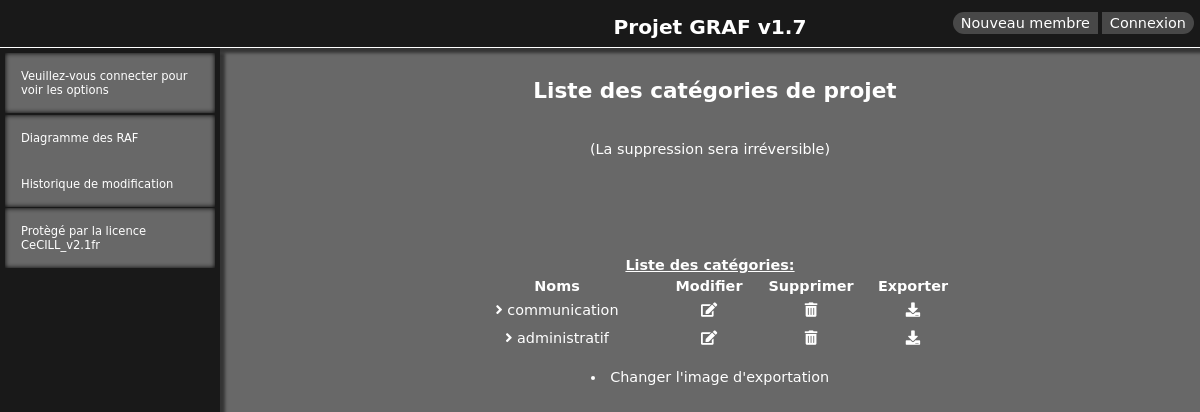
The page /managment/req-includeInProj.php on the database as committed earlier.
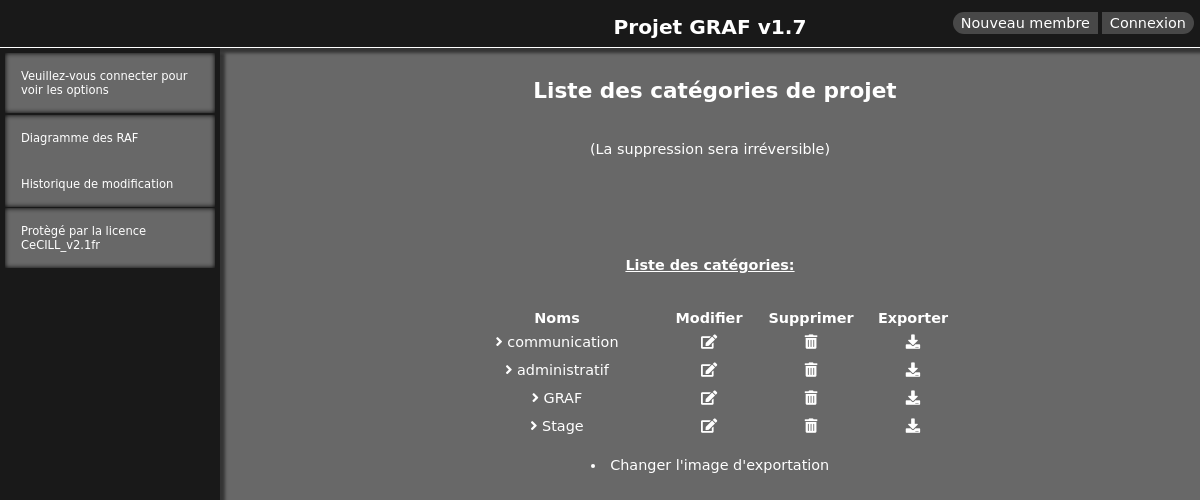
The same page on the database as committed later.
### tables this page shows
CREATE TABLE `includeInProjects` (
  `id` int(11) NOT NULL AUTO_INCREMENT,
  `name` varchar(255) NOT NULL,
  `color` varchar(7) NOT NULL,
  PRIMARY KEY (`id`)
);

### managment/req-includeInProj.php (the view, shortened to what this page needs)
<!doctype html>
<html lang="fr">
<head>
    <link rel="stylesheet" href="../css/style.css">
    <link rel="stylesheet" href="https://pro.fontawesome.com/releases/v5.10.0/css/all.css"
/>
    <link rel="stylesheet" type="text/css" href="../jquery-ui/jquery-ui.css" media="screen"/>
</head>
<body>
<?php
require '../navigation/top-left-nav.php';
require '../sql/config.php';
$reqDelIncl = $dbh->prepare("SELECT * FROM includeInProjects");
$reqDelIncl->execute();
?>
<main>
    <div class="index_col_center">
        <h2>Liste des catégories de projet</h2>
        <p>(La suppression sera irréversible)</p>
        <div class="del-managment">
            <h4> Liste des catégories: </h4>
            <?php
            echo '<table class="table-managment">'; ?>
            <th>Noms</th>
            <th>Modifier</th>
            <th>Supprimer</th>
            <th>Exporter</th>
            <?php
            while ($delIncl = $reqDelIncl->fetch()) {
                if ($delIncl['name'] != "aucune") {
                    $includeId = $delIncl['id'];
                    echo "<tr>";
                    ?>
                    <td class="td_name">
                        <i class="fas fa-angle-right"></i> <?php echo ' ' . $delIncl['name'] ?>
                    </td>
                    <td>
                        <a href="edit-includeInprojet.php?id=<?php echo $includeId; ?>">
                            <i class="fas fa-edit"></i>
                        </a>
                    </td>
                    <td>
                        <a class="confirmModal"  href="del-includeIn.php?id=<?php echo $includeId; ?>">
                            <i class="fas fa-trash-alt"></i>
                        </a>
                    </td>
                    <td>
                    <a href="./export/export-includeInprojet.php?id=<?php echo $includeId; ?>" target="_blank">
                            <i class="fas fa-download"></i>
                        </a>
                    </td>
                    <br>
                    <?php
                    echo "</tr>";
                }
            }
            echo "</table>"; ?>
            <li><a href="../transfert/import.php">Changer l'image d'exportation</a></li>
        </div>
    </div>
</main>
</body>
</html>

Rows that differ between the two databases and show on the page:
added includeinprojects: name "GRAF"
added includeinprojects: name "Stage"
